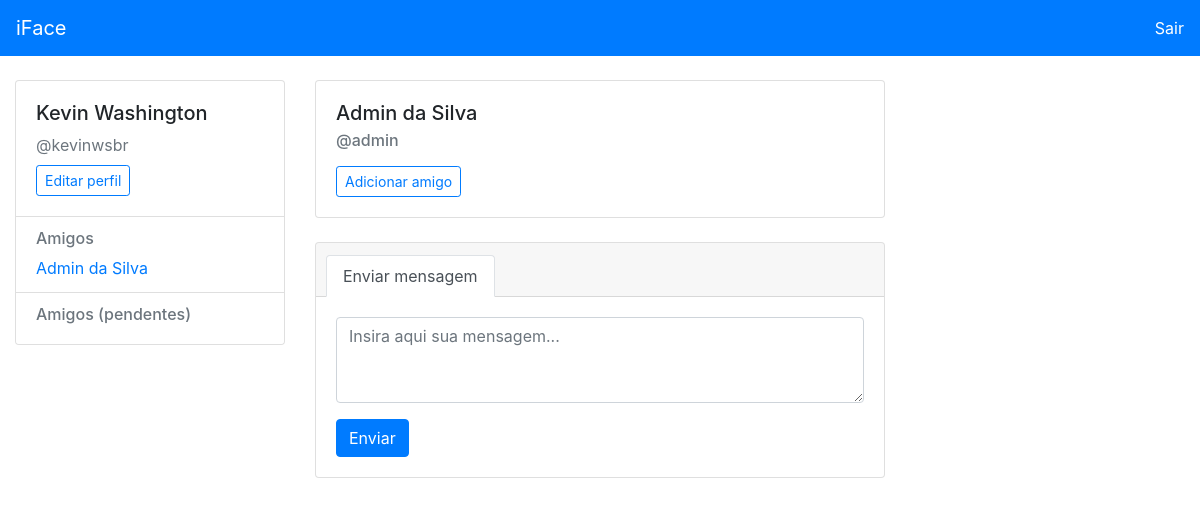
The page /users.php?id=admin (signed in) on the database its author committed.
### tables this page shows
CREATE TABLE `users` (
  `ID` int(11) NOT NULL AUTO_INCREMENT,
  `name` varchar(32) NOT NULL,
  `username` varchar(32) NOT NULL,
  `email` varchar(64) NOT NULL,
  `password` varchar(128) NOT NULL,
  PRIMARY KEY (`ID`),
  UNIQUE KEY `ID_UNIQUE` (`ID`),
  UNIQUE KEY `username_UNIQUE` (`username`),
  UNIQUE KEY `email_UNIQUE` (`email`)
);

### src/configs/User.php (called while the page is built, shortened)
<?php
class User {
    protected $ID;
    protected $name;
    protected $username;
    protected $db;
    public function __construct($db)
    {
        $this->db = $db;
    }
    public function getUser($user) {
        $sql='SELECT * FROM `users` WHERE `users`.`username` = :user ;';
        $db=$this->db->prepare($sql);
        $db->bindValue(':user', $user,PDO::PARAM_STR);
        $db->execute();
        return $db->fetch(PDO::FETCH_ASSOC);
    }
    public function setData($user) {
        $this->ID = $user['ID'];
        $this->name = $user['name'];
        $this->username = $user['username'];
    }
    public function getName() {
        return $this->name;
    }
    public function getID() {
        return $this->ID;
    }
    public function getUsername() {
        return $this->username;
    }
    public function getConfirmedFriends() {
        $sql='SELECT `ID`, `name`, `username` FROM `users` INNER JOIN `friendships` ON (`friendships`.`idsender` = `users`.`ID` OR `friendships`.`idreceiver` = `users`.`ID`) WHERE (`friendships`.`idreceiver` = :user OR `friendships`.`idsender` = :user) AND `friendships`.`status` = "ACCEPTED" AND `users`.`ID` != :user;';
        $db=$this->db->prepare($sql);
        $db->bindValue(':user', $this->ID,PDO::PARAM_STR);
        $db->execute();
        return $db->fetchAll(PDO::FETCH_ASSOC);
    }
}
?>

### src/configs/Database.php (called while the page is built, shortened)
<?php
class Database {
    public function getInstance() {
        try {
            $this->db = new PDO('mysql:host=localhost;dbname=iResearcher', 'root','root');
        } catch(PDOException $e) {
            echo 'Error: ' . $e->getMessage();
        }
    }
}
?>

### src/users.php (the view, shortened to what this page needs)
<?php
require 'configs/Database.php';
require 'configs/User.php';
$conn = new Database();
$conn->protectPage();
$user = new User($conn->db);
$displayedUser = new User($conn->db);
$user->setData($user->getUser($_SESSION['user']['username']));
$displayedUser->setData($user->getUser($_GET['id']));
$user->sendRequest();
$user->confirmFriendship($displayedUser->getID());
$user->rejectFriendship($displayedUser->getID());
?>
<!doctype html>
<html lang="pt-BR">
<head>
  <link rel="stylesheet" href="https://stackpath.bootstrapcdn.com/bootstrap/4.1.3/css/bootstrap.min.css"
>
</head>
<body>
  <?php require_once 'components/header.php'; ?>
  <?php require_once 'components/sidebar-profile.php'; ?>
  <div class="col-md-6 gedf-main">
    <div class="card mb-4">
      <div class="card-body">
        <h5 class="card-title">
          <?php echo $displayedUser->getName() ?>
        </h5>
        <h6 class="card-subtitle mb-2 text-muted">@<?php echo $displayedUser->getUsername() ?>
        </h6>
        <form action="users.php?id=<?php echo $displayedUser->getUsername() ?>&receiver=<?php echo $displayedUser->getID() ?>&request=true" method="POST">
        <button type="submit" class="btn btn-outline-primary btn-sm mt-2">Adicionar amigo</button>
        </form>
      </div>
    </div>
    <div class="card gedf-card mb-4">
      <div class="card-header">
        <ul class="nav nav-tabs card-header-tabs" id="myTab" role="tablist">
          <li class="nav-item">
            <a class="nav-link active" id="posts-tab" data-toggle="tab" href="#posts" role="tab" aria-controls="posts"
              aria-selected="true">Enviar mensagem</a>
          </li>
        </ul>
      </div>
      <div class="card-body">
        <div class="tab-content" id="myTabContent">
          <form action="users.php?id=<?php echo $displayedUser->getID(); ?>&message=true" method="POST">
<div class="tab-pane fade show active" id="posts" role="tabpanel" aria-labelledby="posts-tab">
            <div class="form-group">
              <textarea name="message" class="form-control" id="message" rows="3" placeholder="Insira aqui sua mensagem..."></textarea>
            </div>
          </div>
        </div>
        <div class="btn-toolbar justify-content-between">
          <div class="btn-group">
            <button type="submit" class="btn btn-primary">Enviar</button>
          </div>
        </div>
      </div>
    </div>
  </div>
  <div class="col-md-3">
  </div>
  </div>
  </div>
</body>
</html>

### src/components/sidebar-profile.php (shortened to what this page needs)
<?php
$friends = $user->getConfirmedFriends();
?>
<div class="container-fluid gedf-wrapper">
    <div class="row">
        <div class="col-md-3">
            <div class="card">
                <div class="card-body">
                    <div class="h5">
                        <?php echo $user->getName() ?>
                    </div>
                    <div class="h7 text-muted">@<?php echo $user->getUsername() ?>
                    </div>
                    <a class="btn btn-outline-primary btn-sm mt-2" href="../settings.php" role="button">Editar perfil</a>
                </div>
                <ul class="list-group list-group-flush">
                    <li class="list-group-item">
                        <div class="h6 text-muted">Amigos</div>
                        <ul class="list-unstyled">
                        <?php foreach ($friends as $item) {?>
                        <li><a href="users.php?id=<?php echo $item['username'] ?>"><?php echo $item['name'] ?></a></li>
                        <?php } ?>
                        </ul>
                    </li>
                    <li class="list-group-item">
                        <div class="h6 text-muted">Amigos (pendentes)</div>
                    </li>
                </ul>
            </div>
        </div>

### rows shown on the page
users: name "Kevin Washington", username "kevinwsbr"
users: name "Admin da Silva", username "admin"
